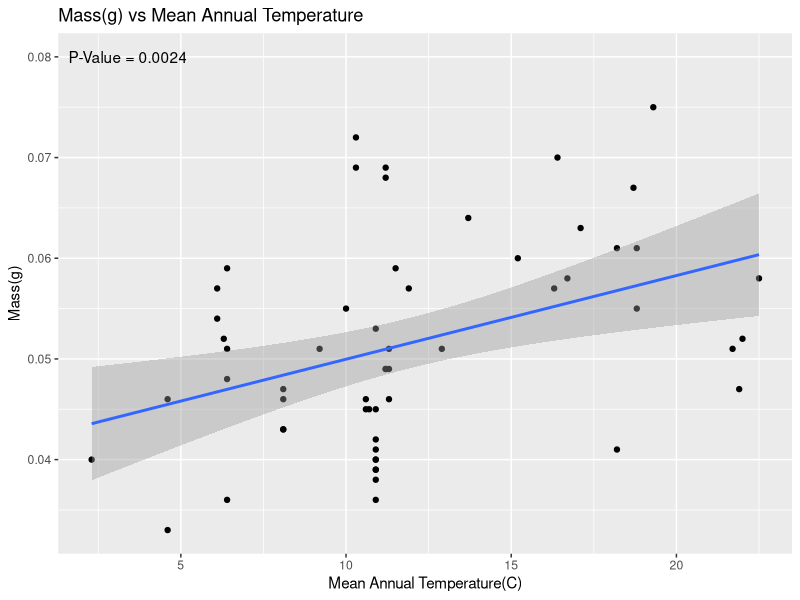
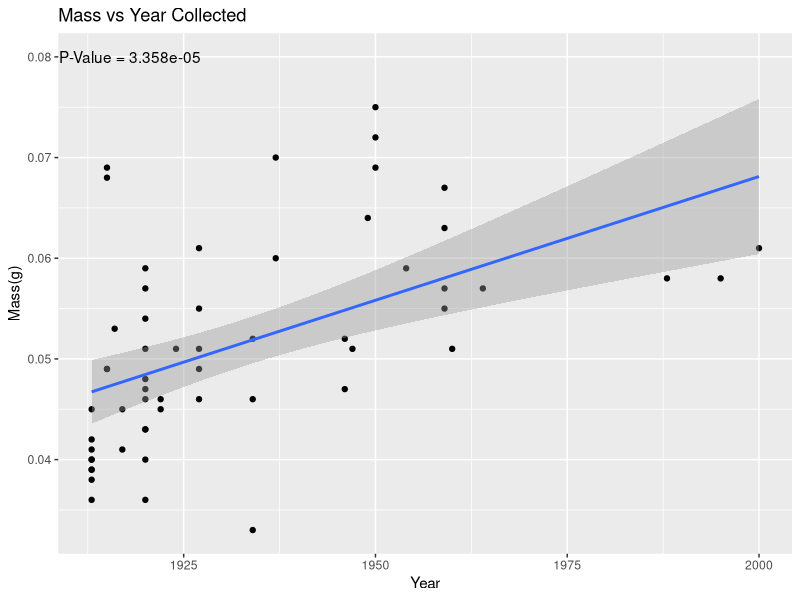
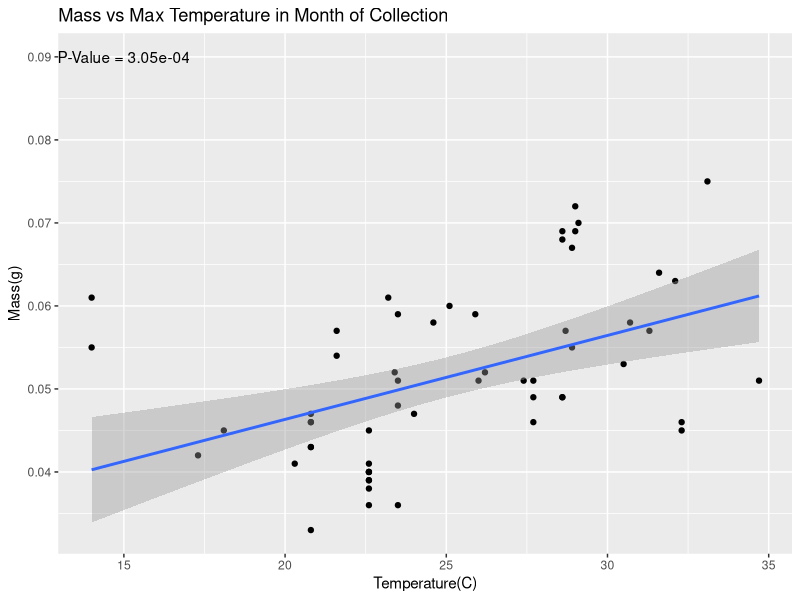
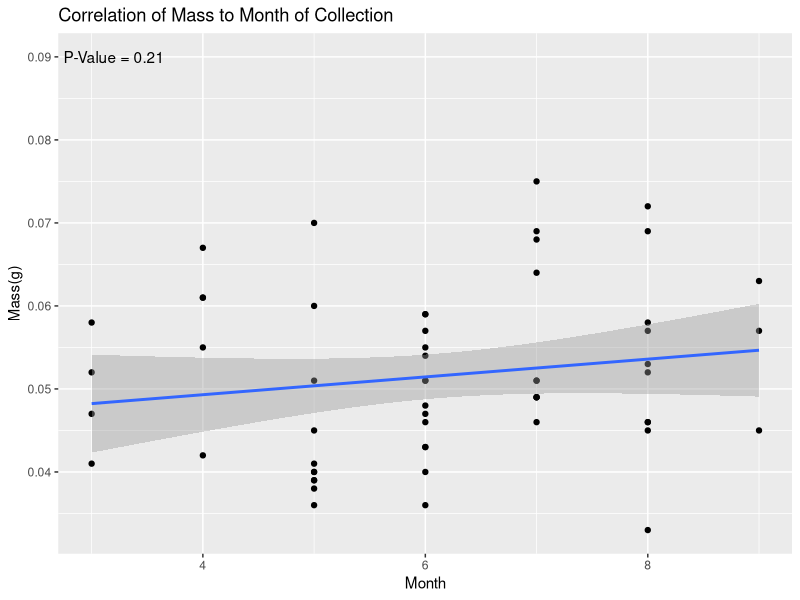
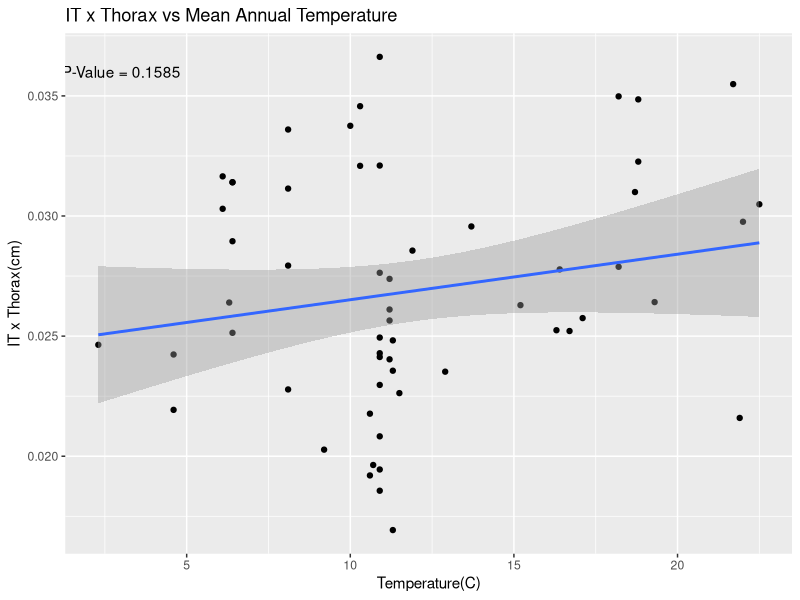
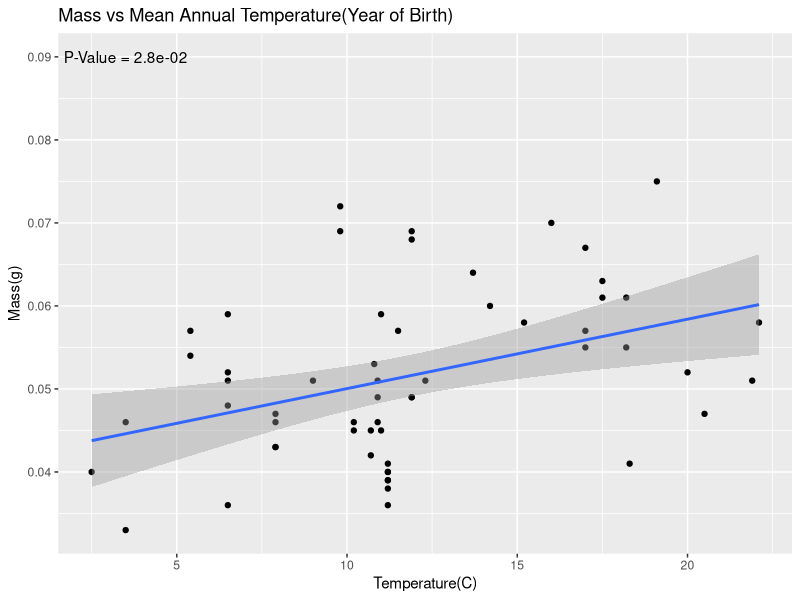
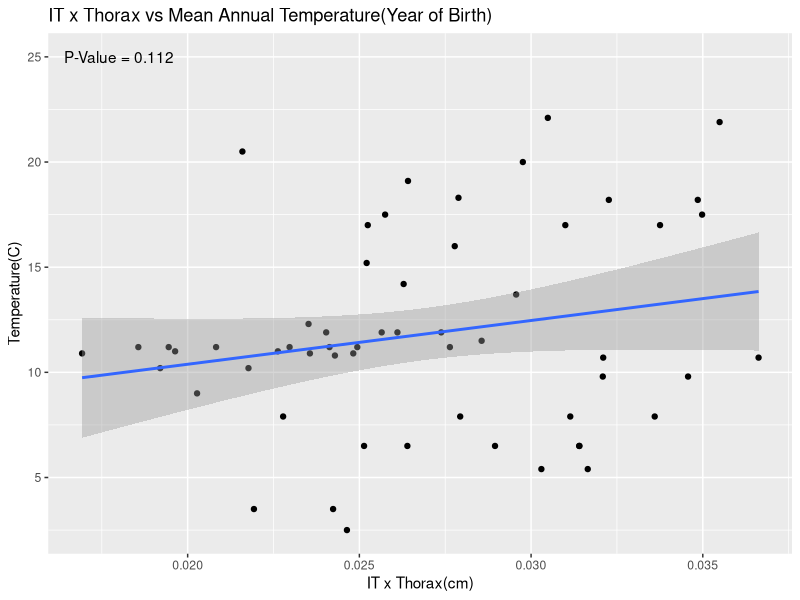
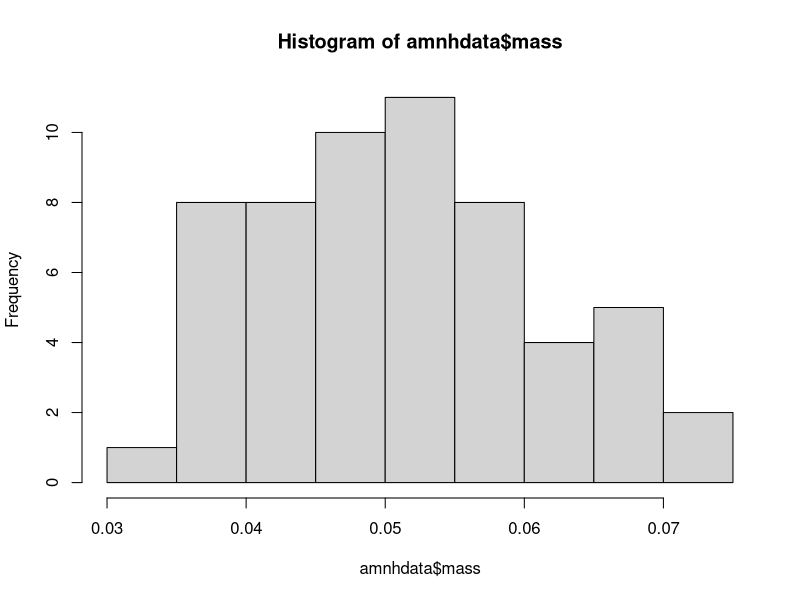

Generate these figures, in order, with R: (Note: this script raises an error after producing the figures.)
install.packages("tidyverse")
install.packages("here")
library(readxl)
library(tidyverse)
library(here)
amnhdata <- read_excel(here("data", "amnhsize.xlsx"))
############################################################
massvsmmat <- ggplot(data = amnhdata, aes(x = meanmat, y = mass)) 

massvsmmat + geom_point() + geom_smooth(method = "lm") + 
  annotate("text", x = 3.4, y = .08, label = "P-Value = 0.0024") + labs(
  x = "Mean Annual Temperature(C)",
  y = "Mass(g)",
  title = "Mass(g) vs Mean Annual Temperature"
)
lmMassvsmmat <- lm(mass ~ meanmat, data = amnhdata) 
summary(lmMassvsmmat)
###########################################################
massvsyear <- ggplot(data = amnhdata, aes(x = year, y = mass))
massvsyear + geom_point() + geom_smooth(method = "lm") +
annotate("text", x = 1918, y = 0.08, label = "P-Value = 3.358e-05") + labs(
  x = "Year",
  y = "Mass(g)",
  title = "Mass vs Year Collected"
)
lmMassvsyear <- lm(mass ~ year, data = amnhdata)
summary(lmMassvsyear)
###########################################################
massvsmaxt <- ggplot(data = amnhdata, aes(x = maxt, y = mass))
massvsmaxt + geom_point() + geom_smooth(method = "lm") + 
  annotate("text", x = 15, y = 0.09, label = "P-Value = 3.05e-04") + labs(
  x = "Temperature(C)",
  y = "Mass(g)",
  title = "Mass vs Max Temperature in Month of Collection"
)
lmMassvsmaxt <- lm(mass ~ maxt, data = amnhdata)
summary(lmMassvsmaxt)
###########################################################
massvsmonth <- ggplot(data = amnhdata, aes(x = month, y = mass))
massvsmonth + geom_point() + geom_smooth(method = "lm") + 
  annotate("text", x = 3.2, y = 0.09, label = "P-Value = 0.21") + labs(
  x = "Month",
  y = "Mass(g)",
  title = "Correlation of Mass to Month of Collection"
)
lmMassvsmonth <- lm(mass ~ month, data = amnhdata)
summary(lmMassvsmonth)
###########################################################
itxthoraxvsmmat <- ggplot(data = amnhdata, aes(x = meanmat, y = itxthorax))
itxthoraxvsmmat + geom_point() + geom_smooth(method = "lm") + 
  annotate("text", x = 3, y = 0.036, label = "P-Value = 0.1585") + labs(
  x = "Temperature(C)",
  y = "IT x Thorax(cm)",
  title = "IT x Thorax vs Mean Annual Temperature"
)
lmItxthoraxvsmmat <- lm(itxthorax ~ meanmat, data = amnhdata)
summary(lmItxthoraxvsmmat)
##########################################################
massvsmatybc <- ggplot(data = amnhdata, aes(x = matybc, y = mass))
massvsmatybc + geom_point() + geom_smooth(method = "lm") + 
  annotate("text", x = 3.5, y = 0.09, label = "P-Value = 2.8e-02") + labs(
  x = "Temperature(C)",
  y = "Mass(g)",
  title = "Mass vs Mean Annual Temperature(Year of Birth)"
)
lmMassvsmatybc <- lm(mass ~ matybc, data = amnhdata)
summary(lmMassvsmatybc)
##########################################################
itxthoraxvsmatybc <- ggplot(data = amnhdata, aes(x = itxthorax, y = matybc))
itxthoraxvsmatybc + geom_point() + geom_smooth(method = "lm") + 
  annotate("text", x = 0.018, y = 25, label = "P-Value = 0.112")+ labs(
  x = "IT x Thorax(cm)",
  y = "Temperature(C)",
  title = "IT x Thorax vs Mean Annual Temperature(Year of Birth)"
)
lmitxthoraxvsmatybc <- lm(itxthorax ~ matybc, data = amnhdata)
summary(lmitxthoraxvsmatybc) 
############################################################
head(amnhdata, 5)
hist(amnhdata$mass)
lines(density(amnhdata$mass), col = 'green', lwd = 1)
############################################################
qqnorm(amnhdata$mass, pch = 1, frame = FALSE) 
qqline(amnhdata$mass, col = "green", lwd = 2)
###########################################################
logData <- log10(amnhdata$mass)
hist(logData)
lines(density(logData), col = "green", lwd = 2)
############################################################
mod1 <- lm(amnhdata$mass ~ amnhdata$meanmat)
plot(mod1)
